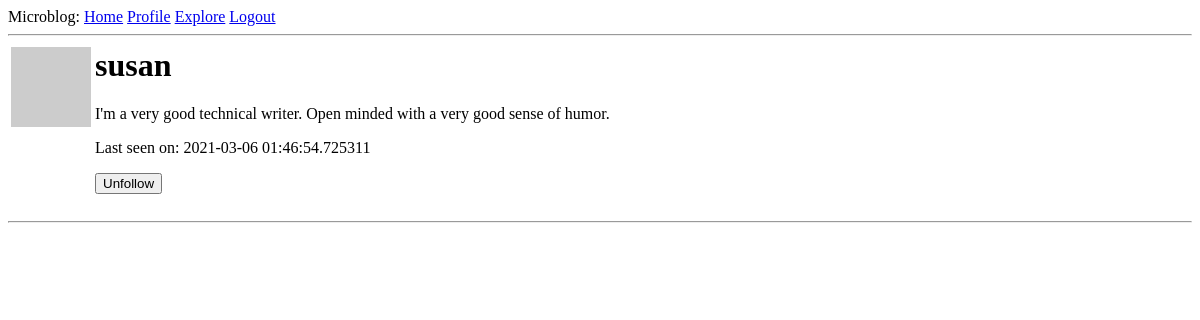
Before: /user/susan (signed in) with the older database file.
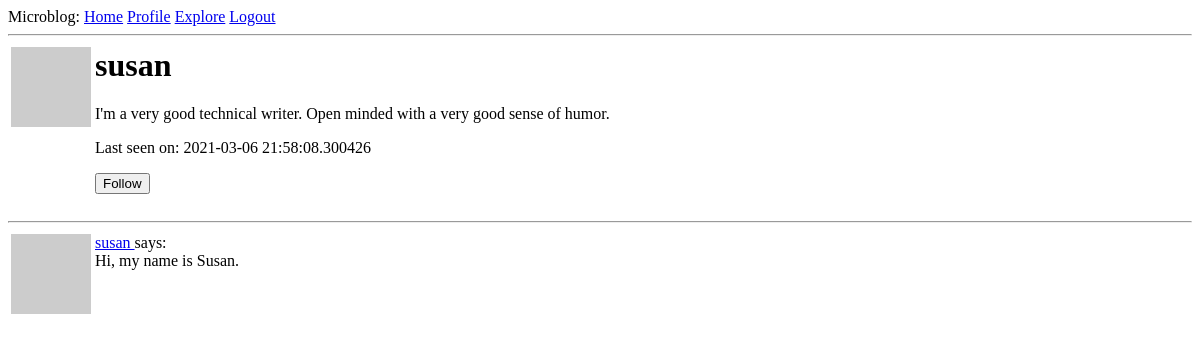
After: the same page with the newer database file.
### app/models.py (models this page shows, shortened)
class User(UserMixin, db.Model):
    id = db.Column(db.Integer, primary_key=True)
    username = db.Column(db.String(64), unique=True, index=True)
    email = db.Column(db.String(120), unique=True, index=True)
    password_hash = db.Column(db.String(128))
    about_me = db.Column(db.String(140))
    last_seen = db.Column(db.DateTime, default=datetime.utcnow)
    posts = db.relationship('Post', backref='author', lazy='dynamic')
    followed = db.relationship(
        'User', secondary=followers,
        primaryjoin=(followers.c.follower_id == id),
        secondaryjoin=(followers.c.followed_id == id),
        backref=db.backref('followers', lazy='dynamic'), lazy='dynamic'
    )
    def __str__(self):
        return "<User: {}>".format(self.username)
    __repr__ = __str__
    def avatar(self, size):
        digest = md5(self.email.lower().encode('utf-8')).hexdigest()
        return 'https://www.gravatar.com/avatar/{}?d=identicon&s={}'.format(
            digest, size)
    def is_following(self, user):
        return self.followed.filter(
            followers.c.followed_id == user.id).count() > 0

class Post(db.Model):
    id = db.Column(db.Integer, primary_key=True)
    body = db.Column(db.String(140))
    timestamp = db.Column(db.DateTime, index=True, default=datetime.utcnow)
    user_id = db.Column(db.Integer, db.ForeignKey('user.id'))
    def __str__(self):
        return "<Post: {}>".format(self.body)
    __repr__ = __str__

### app/routes.py (the view)
@app.route('/user/<username>')
def user(username):
    form = EmptyForm()
    user = User.query.filter_by(username=username).first_or_404()
    page = request.args.get('page', 1, type=int)
    posts = user.posts.order_by(Post.timestamp.desc()).paginate(
        page, app.config['POSTS_PER_PAGE'], False)
    next_url = url_for('user', username=user.username, page=posts.next_num) \
        if posts.has_next else None
    prev_url = url_for('user', username=user.username, page=posts.prev_num) \
        if posts.has_prev else None
    return render_template(
        'user.html', user=user, posts=posts.items, form=form,
        next_url=next_url, prev_url=prev_url)

### app/forms.py
class EmptyForm(FlaskForm):
    submit = SubmitField('Submit')

### app/models.py (called while the page is built)
@login.user_loader
def load_user(id):
    return User.query.get(int(id))

### app/routes.py (called while the page is built)
@app.before_request
def before_request():
    if current_user.is_authenticated:
        current_user.last_seen = datetime.utcnow()
        db.session.commit()

### app/templates/user.html (shortened to what this page needs)
{% extends "base.html" %}
{% block content %}
  <table>
    <tr valign="top">
      <td><img src="{{ user.avatar(128) }}"></td>
      <td>
        <h1>{{ user.username }}</h1>
        {% if user.about_me %}<p>{{ user.about_me }}</p>{% endif %}
        {% if user.last_seen %}<p>Last seen on: {{ user.last_seen }}</p>{% endif %}
        {% if user == current_user %}
        <p><a href="{{ url_for('edit_profile') }}">Edit Profile</a></p>
        {% elif not current_user.is_following(user) %}
        <p>
          <form action="{{ url_for('follow', username=user.username) }}" method="post">
            {{ form.submit(value="Follow") }}
          </form>
        </p>
        {% else %}
        <p>
          <form action="{{ url_for('unfollow', username=user.username) }}" method="post">
            {{ form.submit(value="Unfollow") }}
          </form>
        </p>
        {% endif %}
      </td>
    </tr>
  </table>
  <hr>
  {% for post in posts %}
    {% include "_post.html" %}
  {% endfor %}
{% endblock content %}

### app/templates/base.html (shortened to what this page needs)
<html>
    <head>
    </head>
    <body>
        <div>
            Microblog:
            <a href="{{ url_for('index') }}">Home</a>
            {% if current_user.is_anonymous %}
            <a href="{{ url_for('login') }}">Login</a>
            {% else %}
            <a href="{{ url_for('user', username=current_user.username) }}">Profile</a>
            <a href="{{ url_for('explore') }}">Explore</a>
            <a href="{{ url_for('logout') }}">Logout</a>
            {% endif %}
        </div>
        <hr>
        {% block content %}{% endblock %}
    </body>
</html>

### app/templates/_post.html
<table>
    <tr valign="top">
        <td><img src="{{ post.author.avatar(32) }}"></td>
        <td>
            <a href="{{ url_for('user', username=post.author.username) }}">
                {{ post.author.username }}
            </a>
            says: <br>{{ post.body }}</td>
    </tr>
</table>

Changed rows visible on the page:
changed User "susan": last_seen "2021-03-06 01:46:54.725311" → "2021-03-06 21:58:08.300426"
added Post: author.username "susan", body "Hi, my name is Susan."
Other visible differences:
form field submit: (not shown) → "Follow"
form field submit: "Unfollow" → (not shown)
